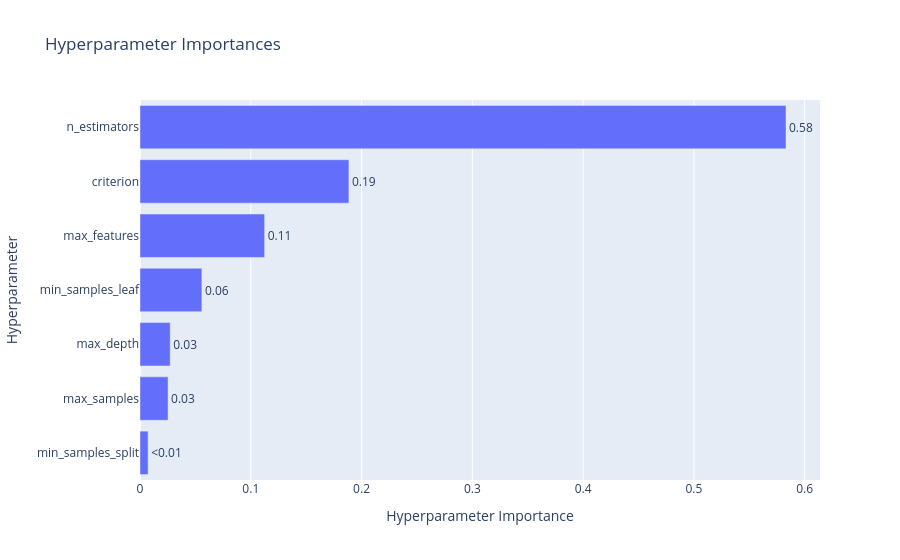

The code cell stored with this chart in its notebook:
### Code cell
optuna.visualization.plot_param_importances(study)

### Figure 1 — Plotly figure (JSON) as saved in the notebook; plotly's stock layout.template omitted (floating-point values rounded to 4 significant figures)
{"data": [{"cliponaxis": false, "hovertemplate": ["min_samples_split (IntDistribution): 0.007335521348714545<extra></extra>", "max_samples (FloatDistribution): 0.025338539341097647<extra></extra>", "max_depth (IntDistribution): 0.0272816501104791<extra></extra>", "min_samples_leaf (IntDistribution): 0.05585424098277556<extra></extra>", "max_features (CategoricalDistribution): 0.11249864652800257<extra></extra>", "criterion (CategoricalDistribution): 0.18857366844895102<extra></extra>", "n_estimators (IntDistribution): 0.5831177332399795<extra></extra>"], "name": "Objective Value", "orientation": "h", "text": ["<0.01", "0.03", "0.03", "0.06", "0.11", "0.19", "0.58"], "textposition": "outside", "type": "bar", "x": [0.007336, 0.02534, 0.02728, 0.05585, 0.1125, 0.1886, 0.5831], "y": ["min_samples_split", "max_samples", "max_depth", "min_samples_leaf", "max_features", "criterion", "n_estimators"]}], "layout": {"title": {"text": "Hyperparameter Importances"}, "xaxis": {"title": {"text": "Hyperparameter Importance"}}, "yaxis": {"title": {"text": "Hyperparameter"}}}}
